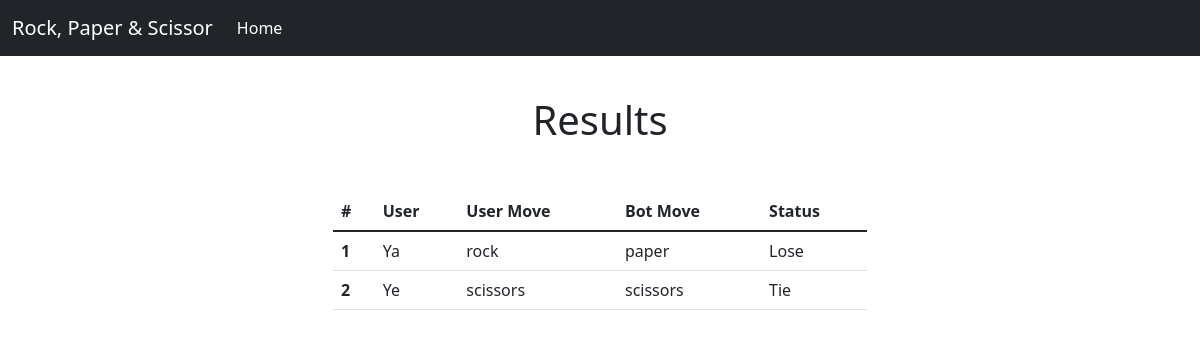
The app's page /result/, older data.
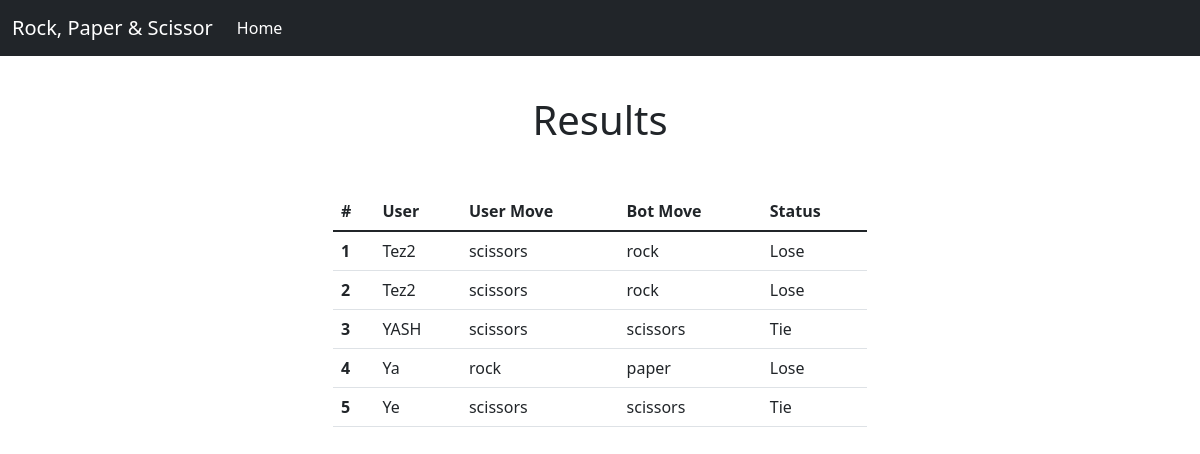
The same page, newer data.
### game/models.py (models this page shows, shortened)
class Result(models.Model):
    player = models.ForeignKey("Player", on_delete=models.CASCADE, related_name='score')
    bot_move = models.CharField(max_length=50, blank=True)
    user_move = models.CharField(max_length=50, blank=True)
    status = models.CharField(max_length=50, blank=True)

class Player(models.Model):
    name = models.CharField(max_length=50)
    user = models.OneToOneField(User, on_delete=models.CASCADE, related_name='player')

### game/views.py (the view)
# urls.py: path('result/', views.result, name='result'),
def result(request):
    res = Result.objects.all().order_by('-id')
    context = {'res':res}
    return render(request, 'result.html', context)

### templates/result.html
{% extends 'base.html' %}
{% load static %}
{% block body %}
<main class="container">
  <div class="col-lg-12">
    <section class="py-5 text-center container">
      <div class="row py-lg-5">
        <div class="col-lg-6 col-md-8 mx-auto">
          <h1 class="fw-light">Results</h1>
          {% if res %}
          <table class="table table-hover mt-5">
            <thead>
              <tr>
                <th scope="col">#</th>
                <th scope="col">User</th>
                <th scope="col">User Move</th>
                <th scope="col">Bot Move</th>
                <th scope="col">Status</th>
              </tr>
            </thead>
            <tbody>
                {% for i in res %}
              <tr>
                <th scope="row">{{forloop.counter}}</th>
                <td>{{i.player.name}}</td>
                <td>{{i.user_move}}</td>
                <td>{{i.bot_move}}</td>
                <td>{{i.status}}</td>
              </tr>
              {% endfor %}
            </tbody>
          </table>
          {% else %}
          <h4 class="fw-light">There's no result, please start a game</h4>
          {% endif %}
        </div>
      </div>
    </section>
  </div>
</main>
{% endblock body %}

### templates/base.html (shortened to what this page needs)
{% load static %}
<html lang="en">
    <head>
    <link href="https://cdn.jsdelivr.net/npm/bootstrap@5.1.3/dist/css/bootstrap.min.css" rel="stylesheet">
  </head>
  <body data-new-gr-c-s-check-loaded="14.1043.0" data-gr-ext-installed="" cz-shortcut-listen="true">
    <nav class="navbar navbar-expand-md navbar-dark fixed-top bg-dark">
        <div class="container-fluid">
          <a class="navbar-brand" href="{% url 'home' %}">Rock, Paper & Scissor</a>
          <div class="collapse navbar-collapse" id="navbarCollapse">
            <ul class="navbar-nav me-auto mb-2 mb-md-0">
              <li class="nav-item">
                <a class="nav-link active" aria-current="page" href="{% url 'home' %}">Home</a>
              </li>
            </ul>
          </div>
        </div>
      </nav>
    {% block body %}
    {% endblock body %}
</body>

Row changes from the older to the newer data that the page shows:
added Result: player.name "Tez2", user_move "scissors", bot_move "rock", status "Lose"
added Result: player.name "Tez2", user_move "scissors", bot_move "rock", status "Lose"
added Result: player.name "YASH", user_move "scissors", bot_move "scissors", status "Tie"
